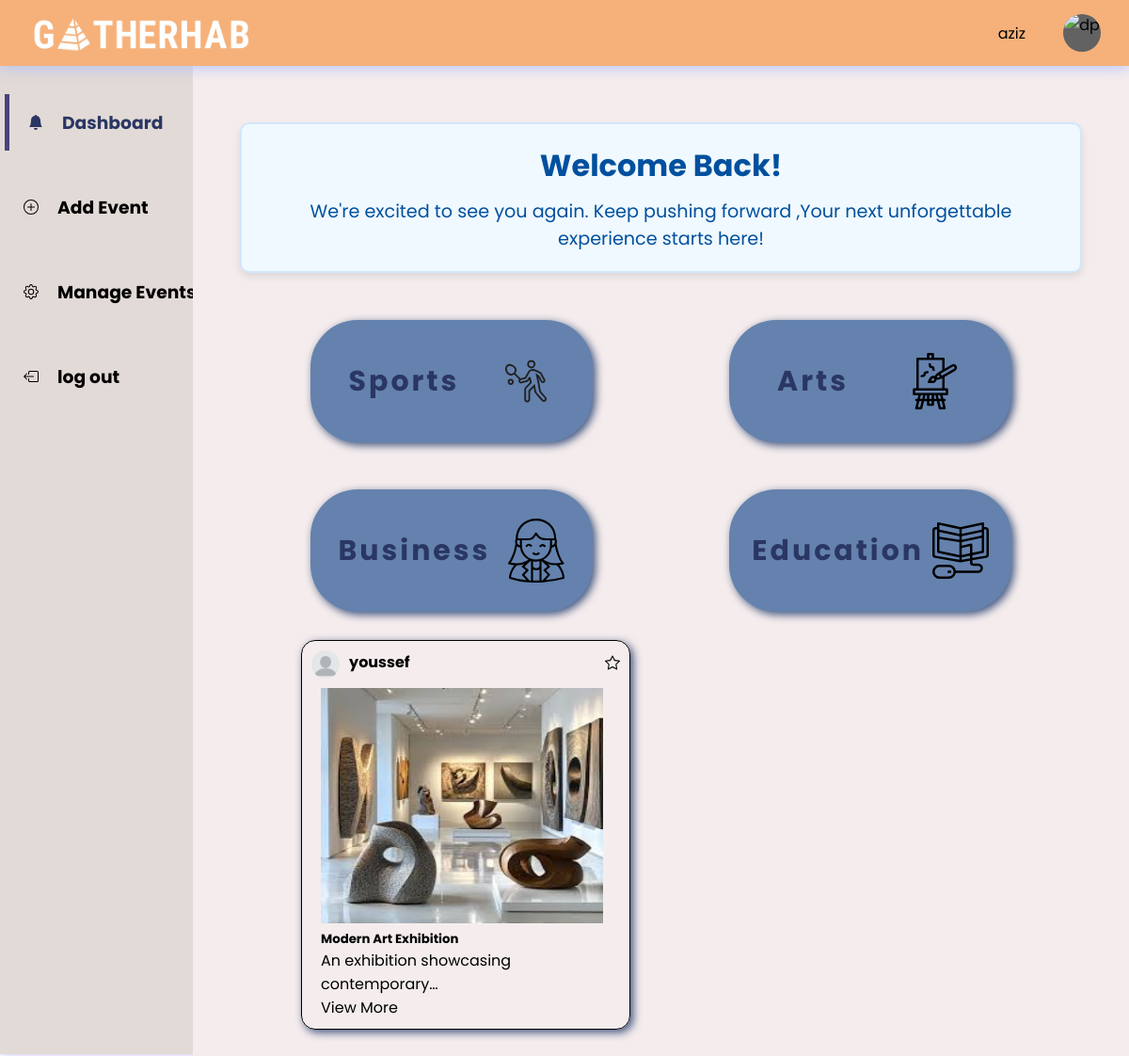
The app's page /arts/ (signed in), older data.
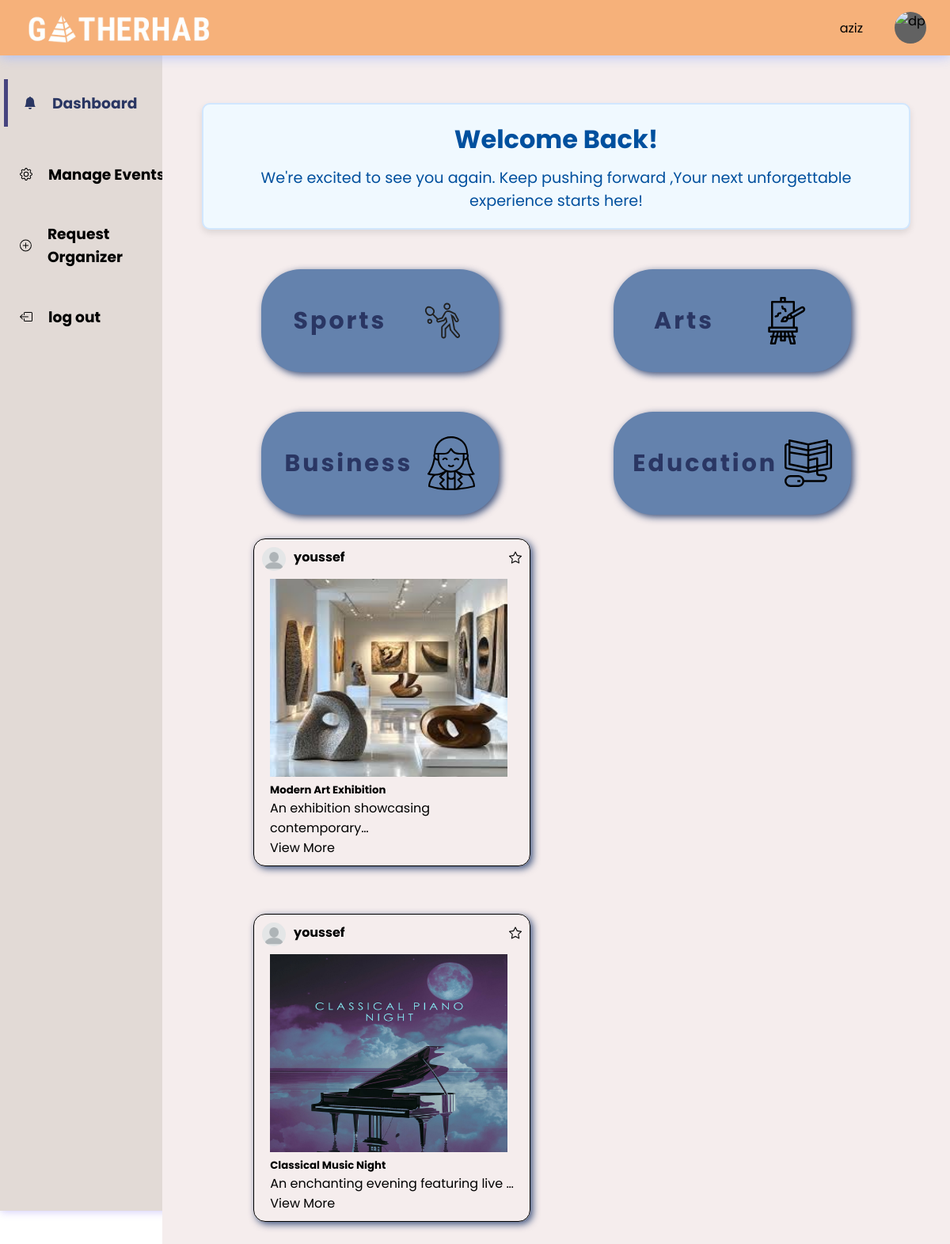
The same page, newer data.
### app_1/models.py (models this page shows)
class Event(models.Model):
    title=models.CharField(max_length=200)
    location=models.CharField(max_length=200)
    start_date=models.DateField()
    end_date=models.DateField()
    description=models.TextField()
    image=models.ImageField(upload_to='event_images/')
    category=models.CharField(max_length=200)
    status=models.SmallIntegerField(choices=STATUS_CHOICES,default=0)
    total_number=models.IntegerField(validators=[MinValueValidator(1)])
    created_at=models.DateTimeField(auto_now_add=True)
    updated_at=models.DateTimeField(auto_now=True)
    user=models.ForeignKey(User,related_name="owned_events",on_delete=models.CASCADE)
    members=models.ManyToManyField(User,related_name="joined_events",blank=True)
    favorites=models.ManyToManyField(User,related_name="favorited_events",blank=True)

class User(models.Model):
    first_name=models.CharField(max_length=45)
    last_name=models.CharField(max_length=45)
    email=models.EmailField(unique=True)
    birth=models.DateField()
    password=models.CharField(max_length=255)
    role=models.SmallIntegerField(choices=ROLE_CHOICES,default=1)
    created_at=models.DateTimeField(auto_now_add=True)
    updated_at=models.DateTimeField(auto_now=True)
    objects=UserManager()

### app_1/views.py (the view)
# urls.py: path('arts/',views.arts),
def arts(request):
    if "user_id" not in request.session:
        return redirect("/login")
    events=Event.objects.filter(status=1,category="arts")
    user=User.objects.get(id=request.session['user_id'])
    context={
        "events":events,
        "user":user
    }
    return render(request,"dashboard.html",context)

### app_1/templates/dashboard.html (shortened to what this page needs)
<!DOCTYPE html>
<html lang="en">
<head>
{% load static %}
</head>
<body>
	<header>
		<div class="logosec">
			<div class="logo"><img class="logo"src="{% static 'images/Screenshot_2024-11-21_133709-removebg-preview.png' %}" alt="logo"></img></div>
		</div>
		<div class="message">
            <p>{{request.session.name}}</p>
			<div class="dp">
			<img src= "https://media.geeksforgeeks.org/wp-content/uploads/20221210180014/profile-removebg-preview.png"class="dpicn"alt="dp">
			</div>
		</div>
        {% load static %}
	</header>
	<div class="main-container">
		<div class="navcontainer">
			<nav class="nav">
				<div class="nav-upper-options">
					<a href="/dashboard/"><div class="nav-option option1">
						<svg xmlns="http://www.w3.org/2000/svg" width="16" height="16" fill="currentColor" class="bi bi-bell-fill" viewBox="0 0 16 16">
                            <path d="M8 16a2 2 0 0 0 2-2H6a2 2 0 0 0 2 2m.995-14.901a1 1 0 1 0-1.99 0A5.002 5.002 0 0 0 3 6c0 1.098-.5 6-2 7h14c-1.5-1-2-5.902-2-7 0-2.42-1.72-4.44-4.005-4.901z"/>
                        </svg>
						<h3> Dashboard</h3>
					</div> </a>
                    {% if user.role == 2 %}
					<a href="/events/create/"><div class="option2 nav-option">
						<h3> Add Event</h3>
					</div></a>
                    {% endif %}
                    {% if user.role == 2 %}
					<a href="/my_events/"><div class="nav-option option3">
						<h3> Manage Events</h3>
					</div></a>
                    {% else%}
                    <a href="/user_events/"><div class="nav-option option3">
						<h3> Manage Events</h3>
					</div></a>
                    {% endif %}
                    {% if user.role == 1 %}
					<a href="/creator/{{user.id}}"><div class="option2 nav-option">
						<h3> Request Organizer</h3>
					</div></a>
                    {% endif %}
					<a href="/logout/"><div class="nav-option logout">
						<h3>log out</h3>
					</div></a>
				</div>
			</nav>
		</div>
		<div class="main">
			<div class="welcome-message">
                <h1>Welcome Back!</h1>
                <p>We're excited to see you again. Keep pushing forward ,Your next unforgettable experience starts here!</p>
            </div>
			<div class="box-container">
				<a href="/sports/"><div class="box box1">
					<div class="text">
						<h2 class="topic-heading">Sports</h2>
					</div>
				</div> </a>
				<a href="/arts/"><div class="box box2">
					<div class="text">
						<h2 class="topic-heading">Arts</h2>
					</div>
				</div></a>
				<a href="/business/"><div class="box box3">
					<div class="text">
						<h2 class="topic-heading">Business</h2>
					</div>
                </div></a>
				<a href="/education/"><div class="box box4">
					<div class="text">
						<h2 class="topic-heading">Education</h2>
					</div>
			</div></a>
		</div>
        {% for event in events  %}
        <div class="card_dash" >
            <div class="card_nav">
                <div class="poster">
                    <img src="{% static 'images/blank-profile.png' %}" alt="profile">
                    <h4>{{event.user.first_name}}</h4>
                </div>
                <div>
                    {% if user not in event.favorites.all %}
                    <a href="/favorite/{{event.id}}/"></a>
                    {% endif %}
                </div>
            </div>
            <div class="text_img">
                <div class="cardbody">
                    <img class="card-img-top" src="{% static 'images/'%}{{event.image}}" alt="{{event.image}}">
                    <h5 class="card-title">{{event.title}}</h5>
                    <p class="card-text">{{event.description | truncatechars:38 }}</p>
                    <a href="/view_event/{{event.id}}/">View More</a>
                </div>
            </div>
        </div>
        {% endfor %}
        </div>
	</div>
</body>
</html>

Row changes from the older to the newer data that the page shows:
changed User "aziz": role 2 → 1 (drawn)
added Event: user.first_name "youssef", image (picture), title "Classical Music Night", description "An enchanting evening featuring live …"
Text that changed along with them:
text no longer shown: "Add Event"
text now shown: "Request Organizer"
